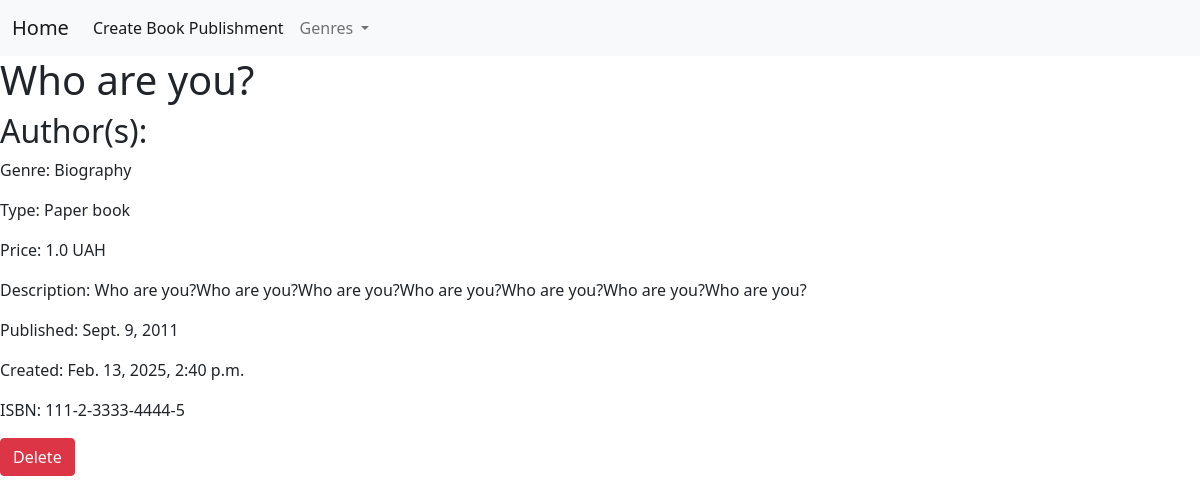
The page /book/6 on the database its author committed.
### bookstore/models.py (models this page shows, shortened)
class Book(models.Model):
    class Type(models.TextChoices):
        PAPER = "Paper", "PAPER"
        DIGITAL = "Digital", "DIGITAL"
    title = models.CharField(max_length=200)
    description = models.TextField(max_length=1000)
    added = models.DateTimeField(auto_now_add=True)
    publishing_date = models.DateField(auto_now=True)
    isbn = models.CharField(max_length=17, default="111-2-3333-4444-5")
    price = models.FloatField(default=1.0)
    author = models.ManyToManyField(Author, related_name="books")
    type = models.CharField(
        max_length=7,
        choices=Type,
        default=Type.PAPER
    )
    genre = models.ForeignKey(
        Genre,
        on_delete=models.CASCADE,
        related_name="books"
    )
    class Meta:
        ordering = ['title']
        indexes= [
            models.Index(fields=['title'])
        ]

class Genre(models.Model):
    name = models.CharField(max_length=100, unique=True)
    def __str__(self):
        return self.name

### bookstore/views.py (the view)
# urls.py: path('book/<int:book_id>', book_info, name="book_info"),
def book_info(request, book_id):
  book = get_object_or_404(Book, id=book_id)
  genres = Genre.objects.all()
  if request.method == "POST":
    book.delete()
    messages.success(request, f'Book: {book.title} has been deleted successfully')
    return redirect("bookstore:home")
  return render(request, "book_info.html", {'book':book, "genres":genres})

### bookstore/templates/book_info.html (shortened to what this page needs)
{% extends 'base.html' %}
{% block content %}
    <div>
        <h1>{{  book.title  }}</h1>
        <h2>Author(s):
        </h2>
        <p>Genre: {{  book.genre  }}</p>
        <p>Type: {{  book.type  }} book</p>
        <p>Price: {{ book.price }} UAH</p>
        <p>Description: {{  book.description  }}</p>
        <p>Published: {{ book.publishing_date }}</p>
        <p>Created: {{  book.added  }}</p>
        <p>ISBN: {{ book.isbn }}</p>
        <form method="POST" action="{% url 'bookstore:book_info' book.id %}">
            <button type="submit" class="btn btn-danger">Delete</button>
        </form>
    </div>
{% endblock %}

### rows shown on the page
Book: title "Who are you?", genre "Biography", type "Paper", price "1.0", description "Who are you?Who are you?Who are you?Who are you?Who are you?Who are you?Who are you?", publishing_date "Sept. 9, 2011", added "Feb. 13, 2025, 2:40 p.m.", isbn "111-2-3333-4444-5"
